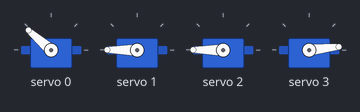
Bench run of a sketch on a simulated Arduino Uno, built with avr-gcc and run on an emulated ATmega328P. On the bench: 4 × servo.

Above: at 3.16 s.
At 7.12 s:
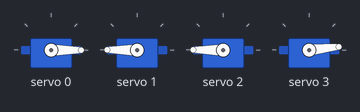
At 11.24 s:
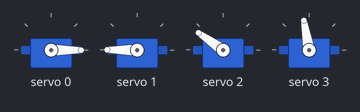
At 21.49 s:
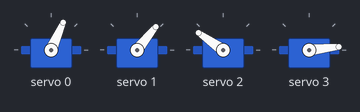
At 28.94 s:
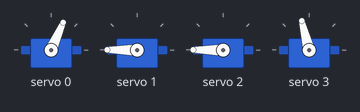
At 39.8 s:
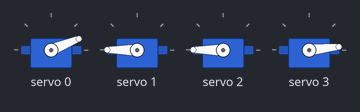
Timing chart, 0 to 40.0 s (numbered marks = the images above):
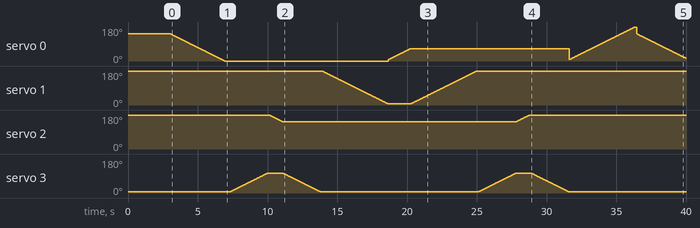

The sketch:

arm_last.ino
```cpp
#include <Wire.h>
#include <Adafruit_PWMServoDriver.h>

Adafruit_PWMServoDriver srituhobby = Adafruit_PWMServoDriver();

#define servo1 0
#define servo2 1
#define servo3 2
#define servo4 3


void setup() {
  Serial.begin(9600);
  srituhobby.begin();
  srituhobby.setPWMFreq(60);
  srituhobby.setPWM(servo1, 0, 500);  //max 600 left        min 150 right
  srituhobby.setPWM(servo2, 0, 600);  //max 600 down        min 150 up
  srituhobby.setPWM(servo3, 0, 600);  //max 600 up          min  450 down
  srituhobby.setPWM(servo4, 0, 150);  //max 600 open        min 150 close
  delay(3000);
}


void loop() {

  //Starting
  //turn to place
  for (int S1value = 500; S1value >= 100; S1value--) {
    srituhobby.setPWM(servo1, 0, S1value);
    delay(10);
  }

  //open the clip
  for (int S4value = 150; S4value <= 400; S4value++) {
    srituhobby.setPWM(servo4, 0, S4value);
    delay(10);
  }

  //move foward
  for (int S3value = 600; S3value >= 500; S3value--) {
    srituhobby.setPWM(servo3, 0, S3value);
    delay(10);
  }

  //close the clip after grep
  for (int S4value = 400; S4value >= 150; S4value--) {
    srituhobby.setPWM(servo4, 0, S4value);
    delay(10);
  }

  //lift up the item
  for (int S2value = 600; S2value >= 150; S2value--) {
    srituhobby.setPWM(servo2, 0, S2value);
    delay(10);
  }
  //move to place the item
  for (int S1value = 150; S1value <= 300; S1value++) {
    srituhobby.setPWM(servo1, 0, S1value);
    delay(10);
  }
  //lift down the item
  for (int S2value = 150; S2value <= 600; S2value++) {
    srituhobby.setPWM(servo2, 0, S2value);
    delay(10);
  }

  //drop the item
  for (int S4value = 150; S4value <= 400; S4value++) {
    srituhobby.setPWM(servo4, 0, S4value);
    delay(10);
  }

  //return to normal position
  for (int S3value = 500; S3value <= 600; S3value++) {
    srituhobby.setPWM(servo3, 0, S3value);
    delay(10);
  }

  //close the clip
  for (int S4value = 400; S4value >= 150; S4value--) {
    srituhobby.setPWM(servo4, 0, S4value);
    delay(10);
  }

  //return to the starting place
  for (int S1value = 150; S1value <= 600; S1value++) {
    srituhobby.setPWM(servo1, 0, S1value);
    delay(10);
  }

}
```
